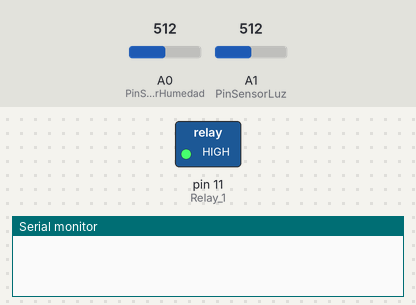
The sketch below on a simulated Arduino Uno, built with avr-gcc and run on an emulated ATmega328P. Shown: switched loads named in the sketch (green lamp = pin HIGH), the last lines printed to the serial monitor. The test bench sets the inputs (shaded band); at power-on: A0 (PinSensorHumedad) = 512, A1 (PinSensorLuz) = 512.

Above: at 0.1 s.
At 12.1 s:
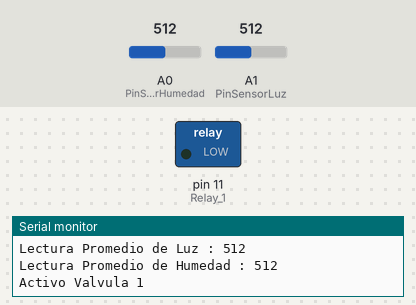
Timing chart, 0 to 73.5 s (numbered marks = the images above):
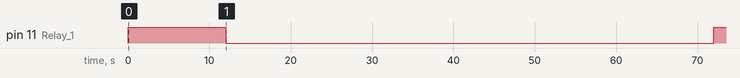

The sketch:

Biocontrolador.ino
```cpp
//#include <Time.h>

// -------------------------
// Definicion de Pines
// -------------------------
// Digitales
#define Relay_1  11
#define Relay_2  10
#define RELAY_ON 0
#define RELAY_OFF 1
#define PinHumedadOn 8


// Analogicos
int PinSensorLuz = A1;    // LDR
int PinSensorHumedad = A0;//ajdsfhsdoiufhdsiufg

#define TiempoRiegoValv1  1
#define TiempoRiegoValv2  2
#define Tiempo  1


boolean DeDia = false;
int Luz = 0;  // variable to store the value coming from the LDR sensor
int Humedad = 0; // variable to store the value coming from the Humedad sensor
long startTime; // the value returned from millis when the switch is pressed
long duration; // variable to store the duration
int ResguardoLuz; // Lo utilizo para resguardar el valor de la luz 1 hora antes de activarse el riego
long previousMillis = 0;
int contamanecer = 0;


void setup() {

  Serial.begin(9600);

  digitalWrite(Relay_1, RELAY_OFF);
  digitalWrite(Relay_2, RELAY_OFF);
  pinMode(Relay_1, OUTPUT);
  //LeerSensorLuz();


}

void loop() {

  startTime = millis();     // Leo tiempo transcurrido

  // ----------------------------------------------------------------------------
  // Resguardo el valor de luz una hora antes para saber si es de dia o noche
  unsigned long currentMillis = millis();
  if(currentMillis - previousMillis > 3600000) {
    // save the last time you blinked the LED
    previousMillis = currentMillis;
    ResguardoLuz = Luz;
  }
  // ----------------------------------------------------------------------------


  LeerSensorLuz();

  if (Luz > 250 and Luz < 700)  {
      LeerSensorHumedad();

      //if (Humedad  < 700) {
       if (Humedad  < 1000) {


            if (ResguardoLuz < Luz ){                // Riego en el amaencer o atardecer
             //Amanecer
             contamanecer += 1;
              ActivoValvula1();
              delay(5000);
             }
             else {

             //Atardecer
             }

           if (contamanecer % 2 == 0){            // Riego 1 vez al dia, dia de por medio
              ActivoValvula2();
              delay(5000);
           }


       }

      Serial.println("Espero que cambie la luz...");
      delay(60000 * 60);


  }

   delay(1000);
}


void ActivoValvula1(){
   Serial.println("Activo Valvula 1");
   digitalWrite(Relay_1, RELAY_ON);
   delay (TiempoRiegoValv1 * 60000);
   Serial.println("Desactivo Riego");
   digitalWrite(Relay_1, RELAY_OFF);
}


void ActivoValvula2(){
   Serial.println("Activo Valvula N° 2");
   digitalWrite(Relay_2, RELAY_ON);
   delay (TiempoRiegoValv2 * 60000);
   Serial.println("Desactivo Valvula N° 2");
   digitalWrite(Relay_2, RELAY_OFF);
}

/*
void SensorLluvia() {                  //  Produces average of 6 readings from the rain sensor (n=number of trials to derive stat):
	rain = 0;                      //  When dry: between 446 and 550 (n=314), When wet: between 1013 and 1023 (n=338)
    for (int j = 1; j < 7; j++) {
        rain += (int)analogRead(RainPIN);
        delay(25);
    }
    rain = rain / 6;
}*/

void LeerSensorLuz(){
    Luz = 0;                            // 6 lecturas del sensor de luz
                                        //  When dry: between 446 and 550 (n=314), When wet: between 1013 and 1023 (n=338)
    for (int j = 1; j < 7; j++) {
        Luz += (int)analogRead(PinSensorLuz);
        delay(1000);
    }
    Luz = Luz / 6 ;
 Serial.print("Lectura Promedio de Luz : ");
 Serial.println(Luz);
}

void LeerSensorHumedad(){
  digitalWrite(PinHumedadOn, HIGH);
     Humedad = 0;                            // 6 lecturas del sensor de luz
                                             //  When dry: between 446 and 550 (n=314), When wet: between 1013 and 1023 (n=338)
    for (int j = 1; j < 7; j++) {
        Humedad += (int)analogRead(PinSensorHumedad);
        delay(1000);
    }
    Humedad = Humedad / 6 ;
 Serial.print("Lectura Promedio de Humedad : ");
 Serial.println(Humedad);
 digitalWrite(PinHumedadOn, LOW);
}
```

Humedad.ino
```cpp

```

Measured:
- by itself, pin 11 (Relay_1): HIGH → LOW at 12.0 s, → HIGH 60.0 s later
